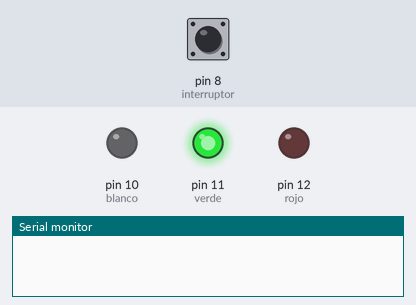
The sketch below on a simulated Arduino Uno, built with avr-gcc and run on an emulated ATmega328P. Parts: output pins drawn as LEDs (lit = HIGH), the last lines printed to the serial monitor. Dashed ring = blinking. The test bench sets the inputs (shaded band); at power-on: pin 8 (interruptor) LOW.

Above: at 1.2 s.
1.3 s: pin 8 (interruptor) pulled HIGH for 0.15 s
At 2.1 s:
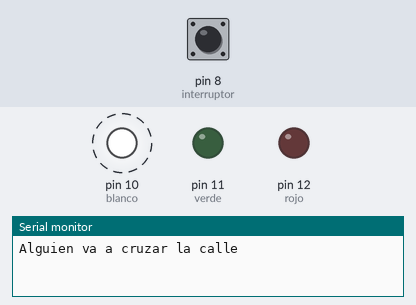
At 10.7 s:
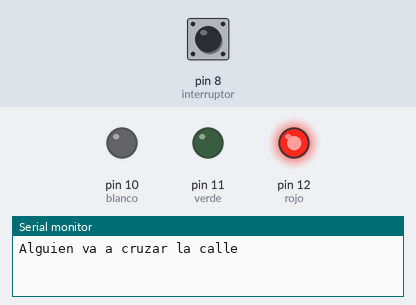
Timing chart, 0 to 25.8 s (numbered marks = the images above; inputs shaded):
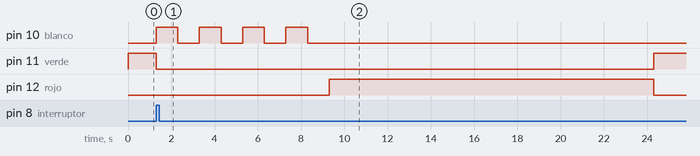

The sketch:

Semaforo_leds.ino
```cpp
int verde = 11;
int rojo = 12;
int blanco = 10;
int interruptor=8;


void setup() {

  pinMode(verde, OUTPUT);
  pinMode(rojo, OUTPUT);
  pinMode(blanco, OUTPUT);
  pinMode(interruptor,INPUT);
  Serial.begin(9600);
}

void loop() {

if(digitalRead(interruptor)==HIGH)
{
        Serial.print("Alguien va a cruzar la calle");

   digitalWrite (verde,LOW);
    digitalWrite (blanco,HIGH);
delay(1000);
    digitalWrite (blanco,LOW);
delay(1000);
 digitalWrite (blanco,HIGH);
delay(1000);
    digitalWrite (blanco,LOW);
delay(1000);
 digitalWrite (blanco,HIGH);
delay(1000);
    digitalWrite (blanco,LOW);
delay(1000);
 digitalWrite (blanco,HIGH);
delay(1000);
    digitalWrite (blanco,LOW);
delay(1000);
   digitalWrite (rojo,HIGH);
   delay(10000);
  digitalWrite (rojo,HIGH);
    digitalWrite (verde,LOW);
    delay(5000);
}
else
{
   digitalWrite (rojo,LOW);
 digitalWrite (verde,HIGH);


}


}
```

Measured:
- after the input at 1.3 s, pin 10 (blanco): alternates HIGH for 1.0 s and LOW for 1.0 s, 8 changes in all, then stays LOW, starting at once; pin 11 (verde): HIGH → LOW at once, → HIGH 23.0 s later; pin 12 (rojo): LOW → HIGH after 8.0 s, → LOW 15.0 s later
